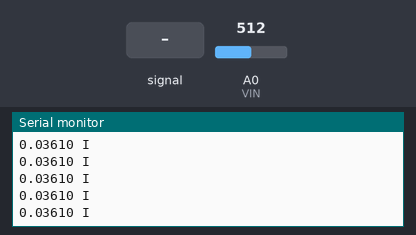
Bench run of a program on a simulated Arduino Uno, built with avr-gcc and run on an emulated ATmega328P. On the bench: the last lines printed to the serial monitor. Inputs (shaded band) come from the test bench; at power-on: A0 (VIN) = 512.

Above: at 1.2 s.
1.3 s: A0 (VIN) fed a 200 Hz sine of ±81 counts around its level
At 1.8 s:
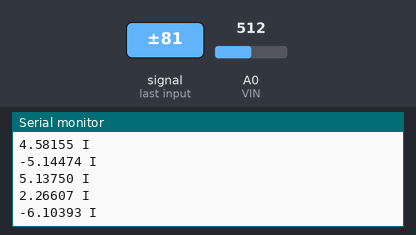
4.3 s: A0 (VIN) set to 716
At 4.8 s:
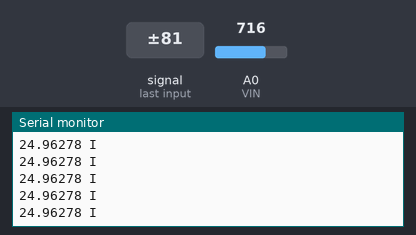
5.8 s: A0 (VIN) set to 900
At 6.4 s:
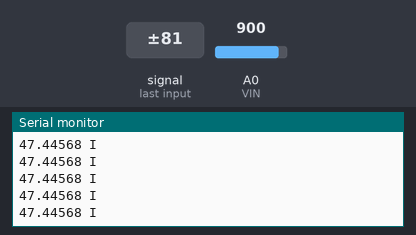
Timing chart, 0 to 8.8 s (numbered marks = the images above; inputs shaded):
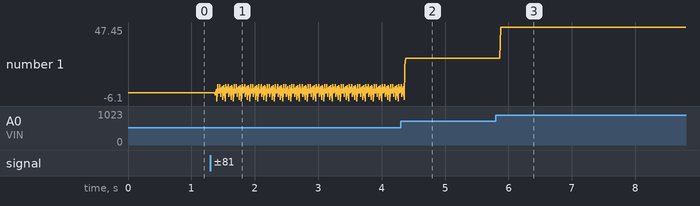

Measured:
- after the input at 1.3 s, the serial monitor: prints a new line after 0.08 s (image 1)
- after the input at 4.3 s, the serial monitor: prints a new line after 0.07 s (image 2)
- after the input at 5.8 s, the serial monitor: prints a new line after 0.08 s (image 3)
- plotted number 1: 0.04 → 0.39 after the input at 1.3 s, 0.39 → 24.96 after the input at 4.3 s, 24.96 → 47.45 after the input at 5.8 s

The program:

main.cpp
```cpp
#include <Arduino.h>

#define VIN A0         // define the Arduino pin A0 as voltage input (V in)
const float VCC = 5.0; // supply voltage 5V or 3.3V. If using PCB, set to 5V only.
const int model = 0;   // enter the model (see below)

float cutOffLimit = 00.1; // reading cutt off current. 1.00 is 1 Amper

float sensitivity[] = {
    40.0, // for ACS758LCB-050B
    60.0, // for ACS758LCB-050U
    20.0, // for ACS758LCB-100B
    40.0, // for ACS758LCB-100U
    13.3, // for ACS758KCB-150B
    16.7, // for ACS758KCB-150U
    10.0, // for ACS758ECB-200B
    20.0, // for ACS758ECB-200U
};

/*
 *   quiescent Output voltage is factor for VCC that appears at output
 *   when the current is zero.
 *   for Bidirectional sensor it is 0.5 x VCC
 *   for Unidirectional sensor it is 0.12 x VCC
 *   for model ACS758LCB-050B, the B at the end represents Bidirectional (polarity doesn't matter)
 *   for model ACS758LCB-100U, the U at the end represents Unidirectional (polarity must match)
 *    Do not change.
 */
float quiescent_Output_voltage[] = {
    0.5,  // for ACS758LCB-050B
    0.12, // for ACS758LCB-050U
    0.5,  // for ACS758LCB-100B
    0.12, // for ACS758LCB-100U
    0.5,  // for ACS758KCB-150B
    0.12, // for ACS758KCB-150U
    0.5,  // for ACS758ECB-200B
    0.12, // for ACS758ECB-200U
};
const float FACTOR = sensitivity[model] / 1000;          // set sensitivity for selected model
// const float QOV = quiescent_Output_voltage[model] * VCC; // set quiescent Output voltage for selected model
float voltage;                                           // internal variable for voltage
float cutOff = FACTOR / cutOffLimit;                     // convert current cut off to mV

void setup()
{
  Serial.begin(9600);
  // Serial.println("Hello World");
  // put your setup code here, to run once:
}

void loop()
{
  float measurements = 0;
  for(int i = 0; i<20;i++) {
    measurements += (5.0 / 1023.0) * analogRead(VIN);
  }


  float correctionVoltage = -2.501;
  float voltage_raw = measurements / 20; // Read the voltage from sensor
  voltage = voltage_raw + correctionVoltage;                  // 0.007 is a value to make voltage zero when there is no current
  float current = voltage / FACTOR;
  // Serial.print("V: ");
  // Serial.print(voltage, 3); // print voltage with 3 decimal places
  Serial.print(current, 5);
  Serial.println(" I"); // print the current with 2 decimal places
  // Serial.println("A");
  // delay(500);
}
```
